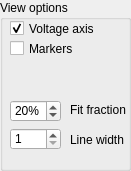
      <widget class="QGroupBox" name="viewgroupBox">
       <property name="geometry">
        <rect>
         <x>270</x>
         <y>420</y>
         <width>131</width>
         <height>171</height>
        </rect>
       </property>
       <property name="font">
        <font>
         <family>Arial</family>
        </font>
       </property>
       <property name="title">
        <string>View options</string>
       </property>
       <widget class="QCheckBox" name="markerCheck">
        <property name="geometry">
         <rect>
          <x>10</x>
          <y>40</y>
          <width>111</width>
          <height>17</height>
         </rect>
        </property>
        <property name="font">
         <font>
          <family>Arial</family>
         </font>
        </property>
        <property name="toolTip">
         <string>Whether to add markers to the samples</string>
        </property>
        <property name="text">
         <string>Markers</string>
        </property>
       </widget>
       <widget class="QLabel" name="label_16">
        <property name="geometry">
         <rect>
          <x>70</x>
          <y>102</y>
          <width>61</width>
          <height>16</height>
         </rect>
        </property>
        <property name="font">
         <font>
          <family>Arial</family>
         </font>
        </property>
        <property name="text">
         <string>Fit fraction</string>
        </property>
       </widget>
       <widget class="QSpinBox" name="fwfBox">
        <property name="geometry">
         <rect>
          <x>10</x>
          <y>100</y>
          <width>51</width>
          <height>22</height>
         </rect>
        </property>
        <property name="font">
         <font>
          <family>Arial</family>
         </font>
        </property>
        <property name="toolTip">
         <string>Fraction of waveform to use for risetime and calibration calculations</string>
        </property>
        <property name="accelerated">
         <bool>true</bool>
        </property>
        <property name="suffix">
         <string>%</string>
        </property>
        <property name="minimum">
         <number>1</number>
        </property>
        <property name="maximum">
         <number>99</number>
        </property>
        <property name="value">
         <number>20</number>
        </property>
       </widget>
       <widget class="QCheckBox" name="rightaxisCheck">
        <property name="geometry">
         <rect>
          <x>10</x>
          <y>20</y>
          <width>111</width>
          <height>17</height>
         </rect>
        </property>
        <property name="font">
         <font>
          <family>Arial</family>
         </font>
        </property>
        <property name="toolTip">
         <string>Whether to draw the right side axis for the selected channel</string>
        </property>
        <property name="text">
         <string>Voltage axis</string>
        </property>
        <property name="checked">
         <bool>true</bool>
        </property>
       </widget>
       <widget class="QLabel" name="label_23">
        <property name="geometry">
         <rect>
          <x>70</x>
          <y>130</y>
          <width>61</width>
          <height>20</height>
         </rect>
        </property>
        <property name="font">
         <font>
          <family>Arial</family>
         </font>
        </property>
        <property name="text">
         <string>Line width</string>
        </property>
       </widget>
       <widget class="QSpinBox" name="linewidthBox">
        <property name="geometry">
         <rect>
          <x>10</x>
          <y>128</y>
          <width>51</width>
          <height>22</height>
         </rect>
        </property>
        <property name="font">
         <font>
          <family>Arial</family>
         </font>
        </property>
        <property name="toolTip">
         <string>Width of plot line (pixels)</string>
        </property>
        <property name="suffix">
         <string/>
        </property>
        <property name="minimum">
         <number>1</number>
        </property>
        <property name="maximum">
         <number>10</number>
        </property>
        <property name="singleStep">
         <number>1</number>
        </property>
        <property name="value">
         <number>1</number>
        </property>
       </widget>
      </widget>
